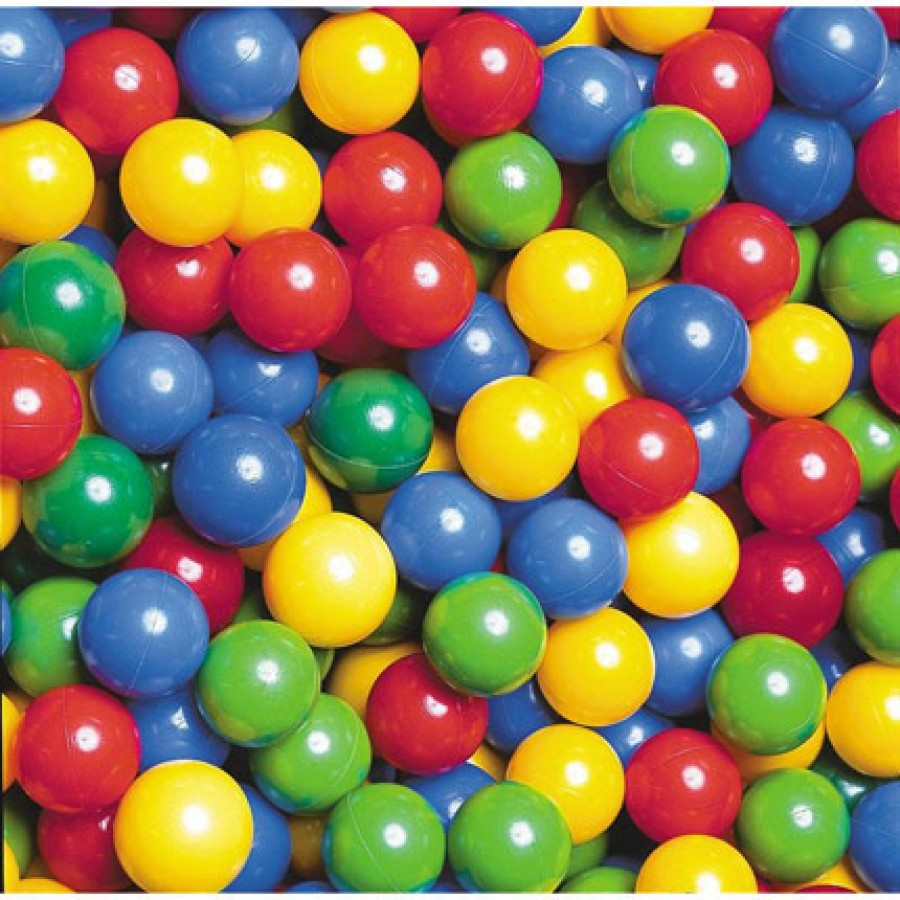
#> input picture semanatec/balls.jpg, 900 x 900 px
$ python hsv.py
#> lines starting #> are read from the running program, lines starting #| are printed output that depends on the picture; after the words box and inside, x2 and y2 are one past the last pixel; in counts of white or black regions, pixels touching at a corner belong together
#> further down, img is the input picture: shape (900, 900, 3); mean B, G, R 81.9, 120.7, 140.9
import cv2
import numpy as np
import random

def agregar_ruido_salt_pepper(img, probabilidad):
#> called with probabilidad = 0.02
    salida = np.copy(img)
    filas, columnas, canales = img.shape
#> filas = 900; columnas = 900; canales = 3
    cantidad_ruido = int(probabilidad * filas * columnas)
#> cantidad_ruido = 16200

    # Sal (píxeles blancos)
    for _ in range(cantidad_ruido // 2):
        i = random.randint(0, filas - 1)
        j = random.randint(0, columnas - 1)
        salida[i, j] = [255, 255, 255]
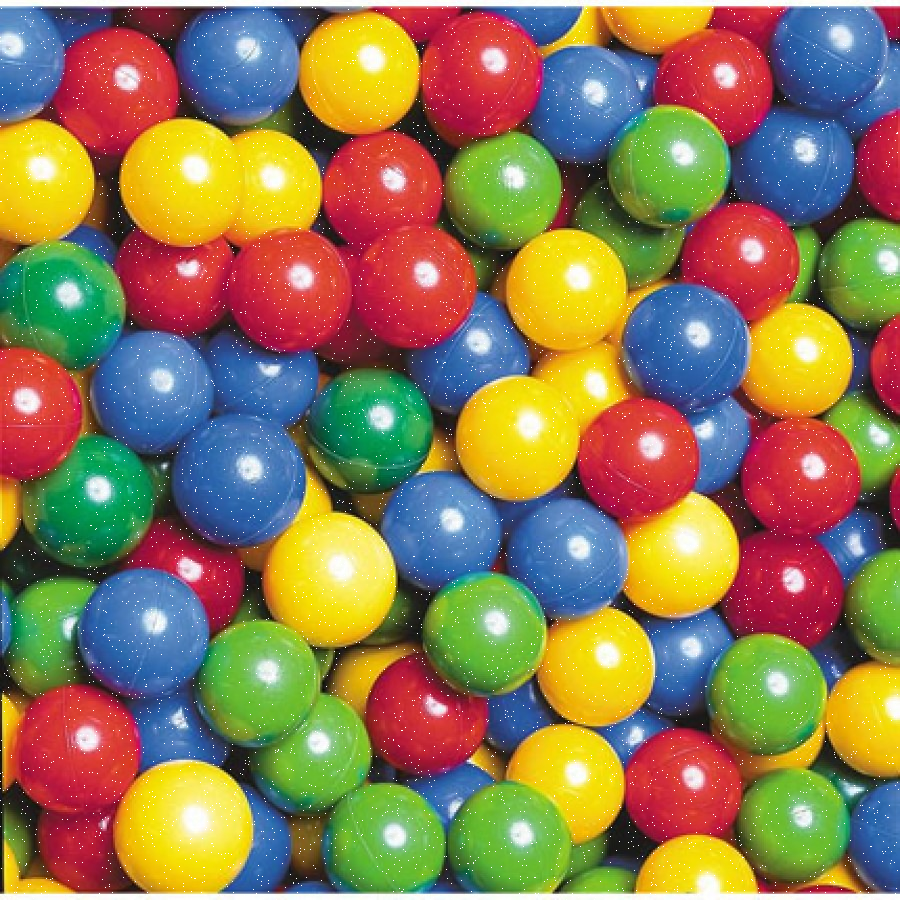
#> salida: shape (900, 900, 3); 0.99% of pixels changed, all inside (x1, y1, x2, y2) = (0, 0, 900, 900)

    # Pimienta (píxeles negros)
    for _ in range(cantidad_ruido // 2):
        i = random.randint(0, filas - 1)
        j = random.randint(0, columnas - 1)
        salida[i, j] = [0, 0, 0]
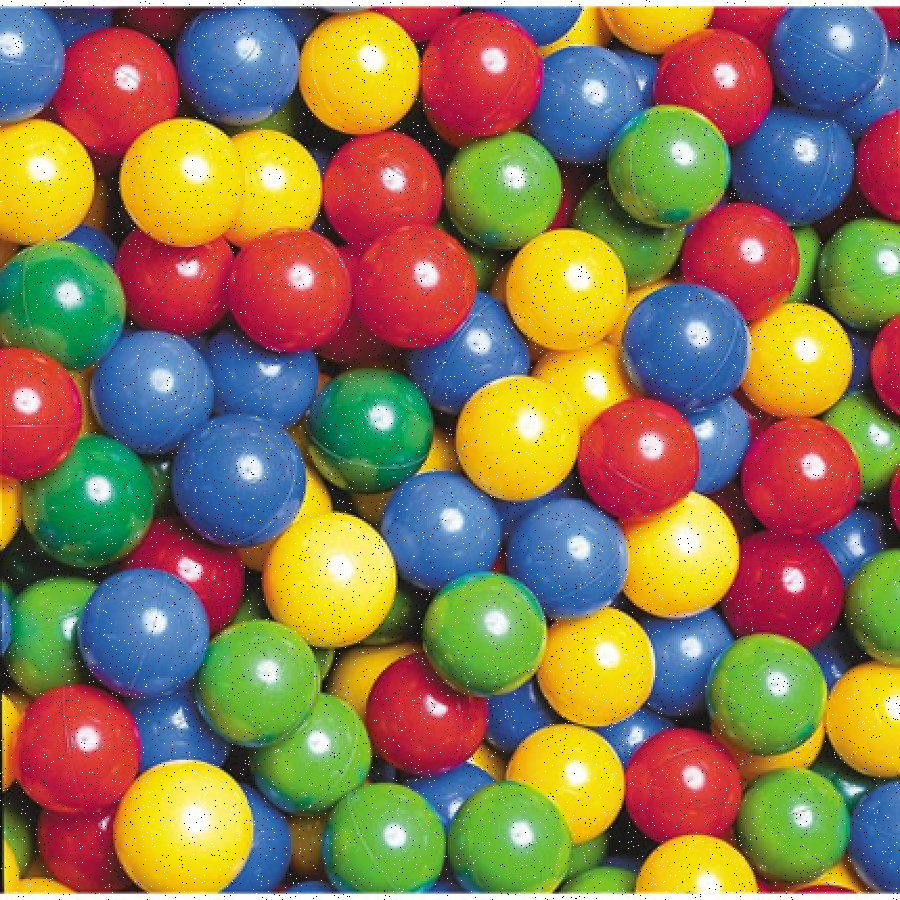
#> salida: shape (900, 900, 3); 1% of pixels changed, all inside (x1, y1, x2, y2) = (0, 0, 900, 900)

    return salida

# Carga la img
img = cv2.imread('balls.jpg')

# Agregar ruido salt and pepper
img_con_ruido = agregar_ruido_salt_pepper(img, probabilidad=0.02)

# Convertir a HSV
hsv = cv2.cvtColor(img_con_ruido, cv2.COLOR_BGR2HSV)
#> hsv: shape (900, 900, 3); mean H, S, V 76.8, 172, 177.2

# Rango de amarillo
amarillo_bajo = np.array([20, 100, 100])
amarillo_alto = np.array([30, 255, 255])

# Crear máscara y resultado
mascara_amarilla = cv2.inRange(hsv, amarillo_bajo, amarillo_alto)
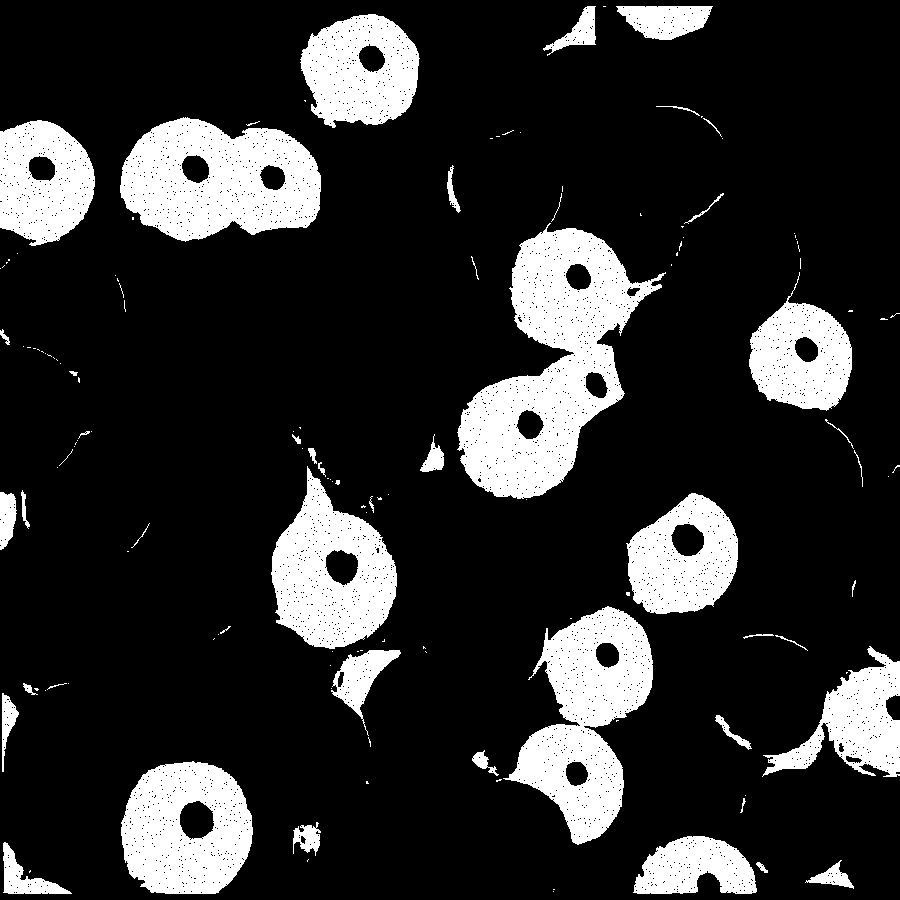
#> mascara_amarilla: shape (900, 900); 18.2% white; 139 white regions (92 under 20 px), largest, box (x1, y1, x2, y2) and area: (457, 223, 666, 499) 25793, (120, 117, 321, 242) 17605, (503, 606, 653, 845) 17377
resultado = cv2.bitwise_and(img_con_ruido, img_con_ruido, mask=mascara_amarilla)
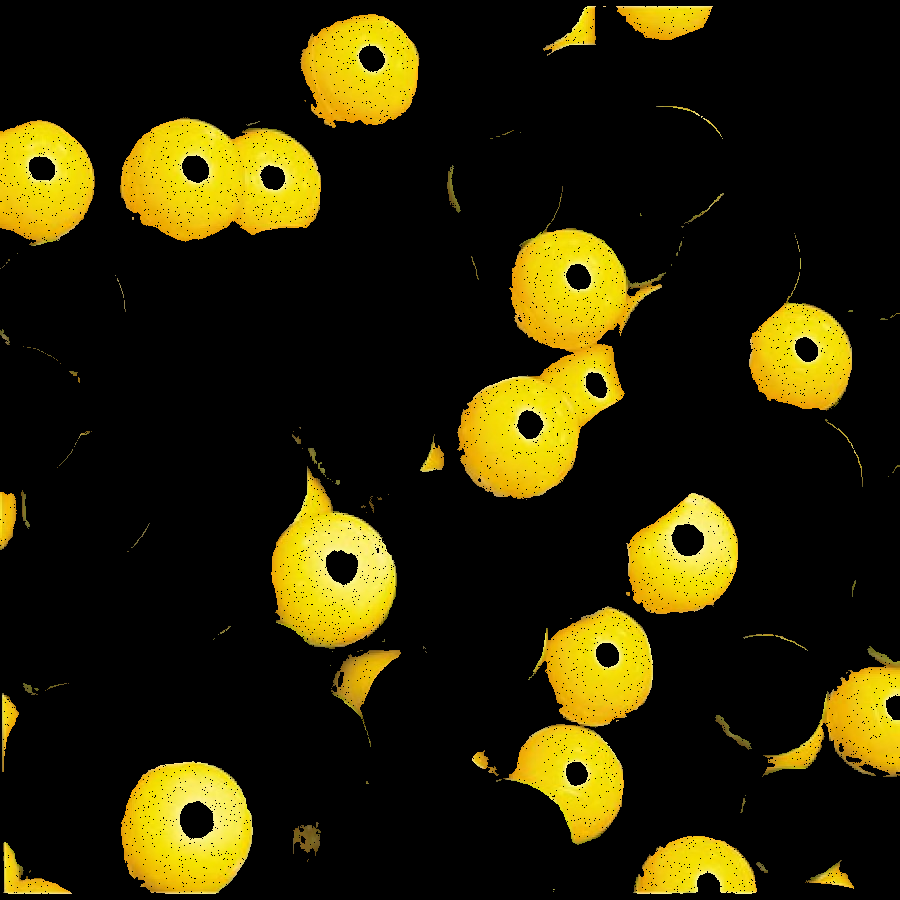
#> resultado: shape (900, 900, 3); mean B, G, R 4.3, 37, 43

Av_filter = np.array([[1, 1, 1],
                      [1, 1, 1],
                      [1, 1, 1]]) / 9

euler = 2.7182818284
pi = 3.14159265

Gauss_filter = np.array([[np.power(euler, -4), np.power(euler, -2),  np.power(euler, -4)],
                      [np.power(euler, -2), 1, np.power(euler, -2)],
                      [np.power(euler, -4), np.power(euler, -2),  np.power(euler, - 4)]]) / (4/pi)


# Aplicar filtro promedio
resultado_av = cv2.filter2D(img_con_ruido, -1, Av_filter)

# Aplicar filtro gaussiano (personalizado)
resultado_gauss = cv2.filter2D(img_con_ruido, -1, Gauss_filter)
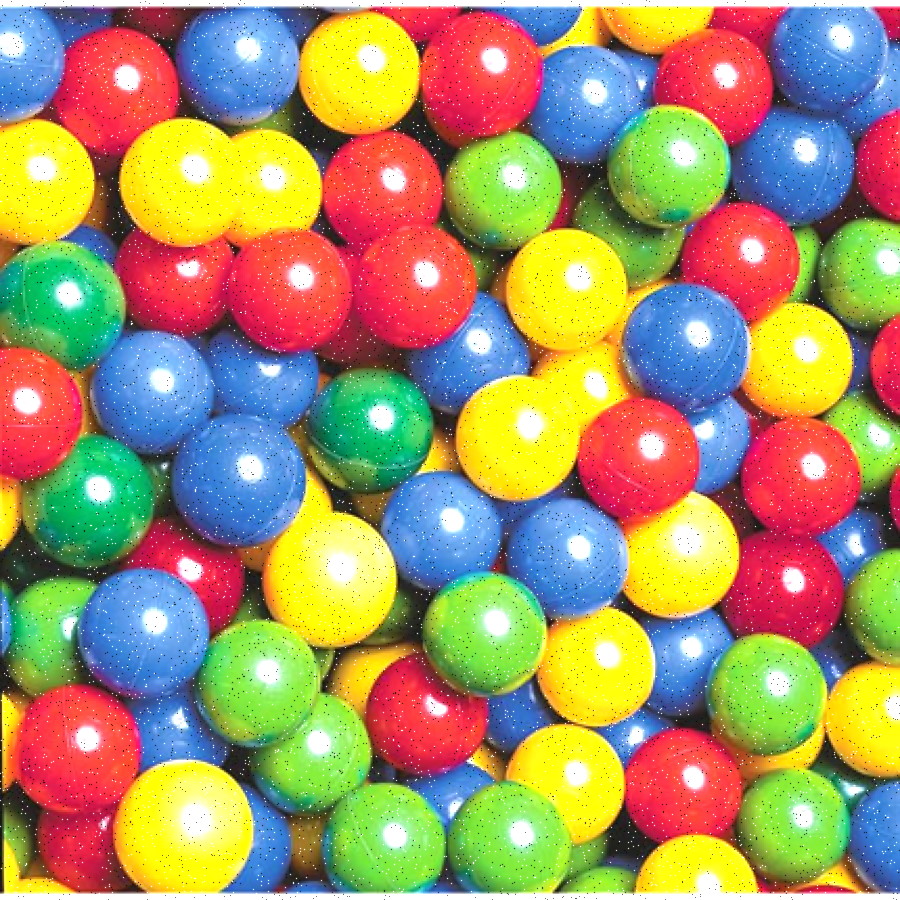
#> resultado_gauss: shape (900, 900, 3); mean B, G, R 102.8, 148, 165

# interpolacion y subsampling
alto, ancho = img.shape[:2]
#> alto = 900; ancho = 900
submuestreo_resize = cv2.resize(img, (ancho // 2, alto // 2), interpolation=cv2.INTER_NEAREST)
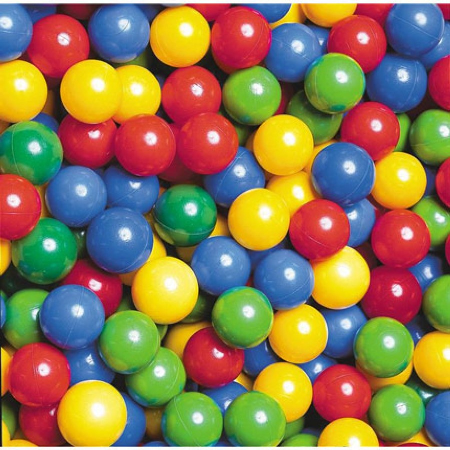
#> submuestreo_resize: shape (450, 450, 3); mean B, G, R 81.9, 120.6, 140.9

# Mostrar imágenes con filtros aplicados
cv2.imshow('Original con Ruido', img_con_ruido)
cv2.imshow('Amarillo filtrado', resultado)
cv2.imshow('Filtro Promedio aplicado', resultado_av)
cv2.imshow('Filtro Gaussiano aplicado', resultado_gauss)
cv2.imshow('Submuestreo con resize (factor 2)', submuestreo_resize)
cv2.waitKey(0)
cv2.destroyAllWindows()
